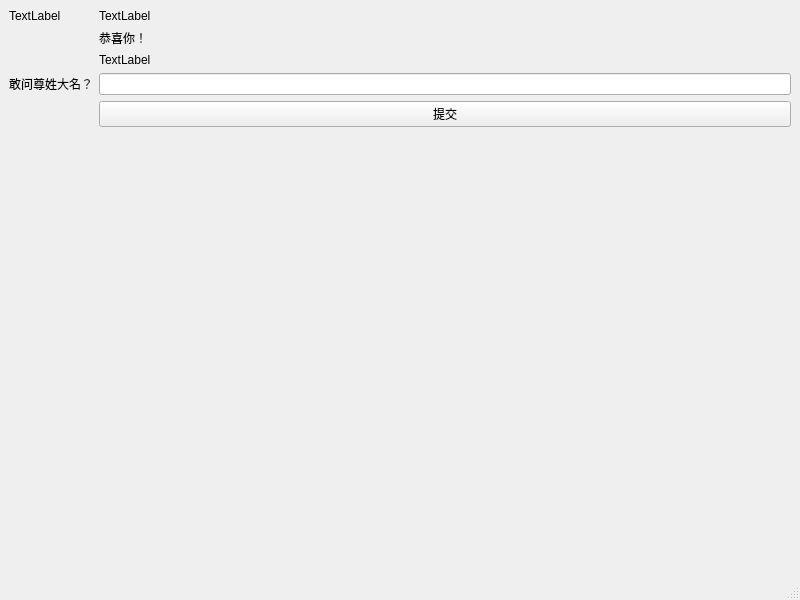
<?xml version="1.0" encoding="UTF-8"?>
<ui version="4.0">
 <class>scoreinput</class>
 <widget class="QMainWindow" name="scoreinput">
  <property name="geometry">
   <rect>
    <x>0</x>
    <y>0</y>
    <width>800</width>
    <height>600</height>
   </rect>
  </property>
  <property name="windowTitle">
   <string>MainWindow</string>
  </property>
  <widget class="QWidget" name="centralwidget">
   <layout class="QFormLayout" name="formLayout">
    <item row="0" column="0">
     <widget class="QLabel" name="picLabel">
      <property name="text">
       <string>TextLabel</string>
      </property>
     </widget>
    </item>
    <item row="0" column="1">
     <widget class="QLabel" name="secShower">
      <property name="text">
       <string>TextLabel</string>
      </property>
     </widget>
    </item>
    <item row="1" column="1">
     <widget class="QLabel" name="label_2">
      <property name="text">
       <string>恭喜你！</string>
      </property>
     </widget>
    </item>
    <item row="2" column="1">
     <widget class="QLabel" name="typeShower">
      <property name="lineWidth">
       <number>0</number>
      </property>
      <property name="text">
       <string>TextLabel</string>
      </property>
     </widget>
    </item>
    <item row="3" column="0">
     <widget class="QLabel" name="label">
      <property name="text">
       <string>敢问尊姓大名？</string>
      </property>
     </widget>
    </item>
    <item row="3" column="1">
     <widget class="QLineEdit" name="nameInput"/>
    </item>
    <item row="4" column="1">
     <widget class="QPushButton" name="submmitBtn">
      <property name="text">
       <string>提交</string>
      </property>
     </widget>
    </item>
   </layout>
  </widget>
  <widget class="QMenuBar" name="menubar">
   <property name="geometry">
    <rect>
     <x>0</x>
     <y>0</y>
     <width>800</width>
     <height>21</height>
    </rect>
   </property>
  </widget>
  <widget class="QStatusBar" name="statusbar"/>
 </widget>
 <resources/>
 <connections/>
</ui>
